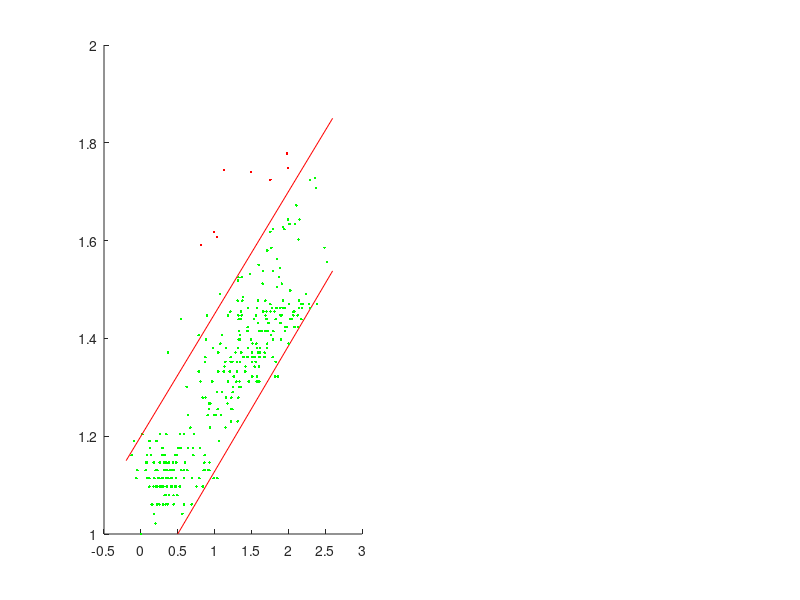

Write the MATLAB code that produced this figure. (Note: this script raises an error after producing the figure.)
%% fig:Harr75
%% bib:Harr75
%% out:Harr75

%% incubation times of european birds

%% no path required

ab = [ ...
   1.4628501   1.3117532;
   1.2246384   1.2552726;
   1.3212399   1.2787541;
   1.0847500   1.2430378;
   1.1565554   1.2787541;
   1.2432870   1.2900342;
   1.0197468   1.2430378;
   1.0415964   1.2552726;
   0.8661326   1.3521832;
   0.9383624   1.2174831;
   0.8643138   1.1613664;
   0.8516793   1.1303336;
   0.5439902   1.1303336;
   0.2968180   1.0969106;
   0.4629818   1.0969106;
   0.4463217   1.0606968;
   0.6315827   1.1303336;
   0.5133256   1.1760916;
   0.4676863   1.1613664;
   0.3573349   1.1139426;
   0.0928115   1.1139426;
   0.2022293   1.1303336;
   0.2202231   1.0606968;
   0.1714677   1.0969106;
   0.1807313   1.0413915;
   0.1476295   1.0606968;
   0.3184494   1.1303336;
   0.3530547   1.1139426;
   0.5839185   1.0606968;
   0.3733886   1.1139426;
   0.1136547   1.0969106;
   0.2356585   1.1139426;
   0.3377406   1.0791810;
   0.3377406   1.0606968;
   0.3813428   1.0791810;
   0.4784778   1.0969106;
   0.3823007   1.1461271;
   0.3015105   1.0606968;
   0.3524848   1.1139426;
   0.4118255   1.0969106;
   0.4774835   1.1461271;
   0.4057993   1.1139426;
   0.4419445   1.0791810;
   0.4228352   1.0969106;
   0.4239507   1.0969106;
   0.5871923   1.1139426;
   0.1206873   1.1760916;
   0.0848452   1.1613664;
   0.3678474   1.3710680;
   0.3450763   1.2041199;
   0.1345828   1.1613664;
   0.0820564   1.1461271;
   0.1153522   1.1903328;
   0.0704890   1.1461271;
   0.2227088   1.1303336;
   0.0211030   1.2041199;
   0.1276593   1.1903328;
  -0.0482895   1.1303336;
  -0.0618697   1.1139426;
   0.2567685   1.0969106;
   0.9097591   1.1303336;
   0.7928721   1.1139426;
   0.6943670   1.1139426;
   0.8396511   1.0969106;
   0.8667510   1.1303336;
   0.8602640   1.1461271;
   0.4233081   1.1303336;
   0.4744886   1.1139426;
   0.2915920   1.1613664;
   0.3928981   1.1303336;
   0.2619580   1.0969106;
   0.3279798   1.1461271;
   0.7123729   1.1613664;
   0.7528711   1.0969106;
   0.3250333   1.1303336;
   0.3121806   1.1613664;
   0.5870953   1.2041199;
   0.5055655   1.1760916;
   0.4343784   1.1461271;
   0.2260675   1.0969106;
   0.2846079   1.1139426;
  -0.1249935   1.1613664;
  -0.0886907   1.1903328;
   0.1142125   1.1139426;
   0.0635413   1.1303336;
   0.0863245   1.1139426;
   0.2745440   1.0969106;
   0.1814346   1.1139426;
   0.1576571   1.0606968;
   0.2529975   1.1139426;
   0.3600024   1.1303336;
   0.3627185   1.0606968;
   0.1990525   1.0211881;
   0.2745440   1.0969106;
   0.3517815   1.0969106;
   0.2081222   1.0969106;
   0.2356585   1.1139426;
   0.2072491   1.0969106;
   0.0041278   1.0000000;
   0.2015139   1.1303336;
   0.4921429   1.1613664;
   0.3224264   1.0791810;
   0.2508999   1.0606968;
   0.3362007   1.0791810;
   0.2564411   1.1461271;
   0.3007344   1.1139426;
   0.5809963   1.1303336;
   0.3524848   1.0969106;
   0.2122205   1.1903328;
   0.6699832   1.2174831;
   0.5448269   1.1760916;
   0.5327138   1.2041199;
   0.6388214   1.1760916;
   0.7100691   1.1760916;
   0.2961875   1.1139426;
   0.3061302   1.0969106;
   0.4022466   1.1139426;
   0.4512446   1.1303336;
   0.4356637   1.1461271;
   0.3443730   1.1139426;
   0.4212226   1.1139426;
   0.5256448   1.0969106;
   0.5615718   1.0413915;
   0.4831460   1.1461271;
   0.4940587   1.0791810;
   0.3399595   1.1139426;
   0.2610123   1.2041199;
   0.1750082   1.1461271;
   0.3499143   1.1461271;
   0.3306958   1.1613664;
   0.2934714   1.1760916;
   0.4121044   1.1139426;
   1.0381043   1.1139426;
   0.5969046   1.1461271;
   0.3158909   1.1461271;
   0.8027299   1.1760916;
   0.7206787   1.2041199;
   0.6885590   1.0606968;
   0.9448858   1.2671703;
   0.9046907   1.2430378;
   0.6380090   1.2430378;
   0.6214218   1.3010306;
   1.1746341   1.2671703;
   0.9271587   1.2552726;
   0.5413106   1.4393327;
   0.7828688   1.4065407;
   1.5591363   1.4471577;
   1.5726681   1.4623970;
   1.2130346   1.4548458;
   1.0754257   1.4913634;
   0.8942630   1.4471577;
   1.3259202   1.4393327;
   1.0772687   1.3891649;
   1.3280785   1.4149732;
   1.3608772   1.4393327;
   1.8884083   1.5440683;
   1.7881935   1.5378190;
   1.3171658   1.5185137;
   0.5307980   1.0969106;
   0.9859296   1.1139426;
   0.9285410   1.1461271;
   0.9295959   1.1303336;
   1.2224316   1.2304490;
   1.3118671   1.2304490;
   1.2411772   1.2552726;
   1.4103359   1.3324372;
   1.3273510   1.3010306;
   1.4563995   1.3802116;
   1.7555889   1.6180482;
   1.6763749   1.3617274;
   1.9252689   1.4771222;
   2.0211186   1.4983103;
   2.0263567   1.4983103;
   1.0633854   1.1903328;
   0.9676448   1.3117532;
   1.2599227   1.3222187;
   1.3035492   1.3324372;
   1.5434100   1.3424221;
   1.8219016   1.3222187;
   1.5098595   1.3521832;
   1.6940898   1.4393327;
   1.7134174   1.3891649;
   2.0675339   1.4548458;
   2.0664063   1.4471577;
   1.8931371   1.4313642;
   1.9289550   1.4623970;
   1.2941764   1.3117532;
   1.5752507   1.3802116;
   1.7857685   1.3617274;
   1.6174343   1.3617274;
   1.8266304   1.4393327;
   1.6826800   1.4149732;
   1.9499680   1.4623970;
   0.9922347   1.2430378;
   1.6184407   1.4149732;
   1.2261298   1.2787541;
   1.1810847   1.3117532;
   1.3809080   1.3617274;
   1.4145069   1.3324372;
   1.5725347   1.3117532;
   1.6004105   1.3617274;
   1.7236026   1.4149732;
   1.9096153   1.4471577;
   1.2395888   1.3521832;
   1.3357416   1.3117532;
   1.2054927   1.3324372;
   1.1454123   1.3521832;
   1.5131212   1.3891649;
   1.3744695   1.4771222;
   1.1200100   1.3324372;
   0.8391055   1.2787541;
   0.8759176   1.2787541;
   1.1273094   1.3324372;
   1.0486411   1.3710680;
   1.3027975   1.3521832;
   1.0494778   1.3324372;
   0.7854151   1.3324372;
   1.2852402   1.3710680;
   1.5450954   1.3617274;
   1.5362925   1.4393327;
   0.9809582   1.3802116;
   0.8820045   1.3979412;
   1.0994821   1.4065407;
   1.4472814   1.4232455;
   1.5137638   1.3617274;
   1.3451750   1.4065407;
   1.6789940   1.3710680;
   1.5918016   1.3710680;
   1.5574024   1.3521832;
   1.3612167   1.3010306;
   1.1040412   1.2900342;
   0.8091320   1.3117532;
   0.8747900   1.3617274;
   1.0307322   1.2900342;
   1.1481405   1.2174831;
   2.1436923   1.4623970;
   2.2934507   1.4623970;
   1.6039026   1.3117532;
   2.1275173   1.4232455;
   1.3249745   1.3979412;
   1.3463269   1.3521832;
   1.3215188   1.3802116;
   1.1536211   1.3802116;
   0.9253278   1.2671703;
   1.4934177   1.3979412;
   1.7132476   1.4393327;
   1.5655263   1.3891649;
   1.2467427   1.3010306;
   1.3440110   1.3979412;
   1.3928756   1.3617274;
   1.3226464   1.4471577;
   1.1793629   1.4471577;
   1.2156173   1.3521832;
   1.3126189   1.4771222;
   1.3666124   1.4471577;
   1.6584539   1.4548458;
   1.3839636   1.4842995;
   1.6566957   1.5378190;
   1.6911919   1.4471577;
   1.8127349   1.4548458;
   1.3661395   1.5250467;
   1.4534410   1.4623970;
   1.4791949   1.5314796;
   1.5965062   1.5502275;
   2.3711368   1.7075712;
   2.3597028   1.7283555;
   2.2918744   1.7242761;
   1.9447177   1.6232493;
   1.9293794   1.6283903;
   2.0130918   1.6334678;
   2.0881953   1.6334678;
   2.1513675   1.6434527;
   2.0226343   1.6334678;
   1.6525489   1.5118838;
   1.7893697   1.6232493;
   1.7545340   1.4698214;
   2.1091476   1.6720985;
   1.7687568   1.5854598;
   1.3237377   1.5250467;
   1.7138660   1.5797847;
   1.7817065   1.4623970;
   2.1359443   1.6020612;
   1.8416172   1.5622921;
   1.9511805   1.4149732;
   1.5863938   1.4771222;
   1.8461762   1.5051505;
   1.8742097   1.5250467;
   1.6176404   1.3802116;
   1.7530668   1.4698214;
   1.9369697   1.4623970;
   1.8390709   1.4623970;
   1.8267517   1.3521832;
   2.0257262   1.4393327;
   1.6016230   1.4149732;
   1.7930315   1.3979412;
   1.7966933   1.4149732;
   1.7059847   1.3802116;
   1.7304169   1.4313642;
   1.4466023   1.4149732;
   1.6010653   1.3424221;
   1.4173685   1.3424221;
   1.6010653   1.3424221;
   1.6169857   1.3710680;
   1.6381563   1.4149732;
   1.7019591   1.4548458;
   1.8911122   1.4471577;
   1.8924460   1.4623970;
   1.9008609   1.3979412;
   2.0040949   1.3891649;
   2.1818261   1.4623970;
   2.0452842   1.4393327;
   1.9812752   1.4232455;
   2.0842061   1.4232455;
   2.1276992   1.4471577;
   2.1768062   1.4393327;
   2.3891912   1.4698214;
   2.4906913   1.5854598;
   2.5205072   1.5563032;
   2.1418008   1.4771222;
   1.9109612   1.5118838;
   2.0121702   1.4698214;
   1.5732137   1.3222187;
   1.8604840   1.3222187;
   1.0884239   1.2430378;
   1.6929501   1.4149732;
   1.5091563   1.3222187;
   1.2160659   1.3617274;
   1.4469661   1.3617274;
   1.4452201   1.3617274;
   1.7626093   1.4065407;
   1.7673988   1.4065407;
   1.6863176   1.4771222;
   1.3587674   1.4548458;
   1.7564134   1.4548458;
   2.2422217   1.4913634;
   2.2825622   1.4698214;
   1.9938127   1.6434527;
   1.1330931   1.3424221;
   1.2989901   1.3117532;
   1.3606832   1.3710680;
   1.5088046   1.3710680;
   1.5871092   1.4313642;
   1.9613778   1.4232455;
   2.0836968   1.4548458;
   2.1708649   1.4698214;
   2.1931267   1.4698214];

ab_p = [ ...
   1.9820391   1.7781528;
   1.7480470   1.7242761;
   1.9948191   1.7481883;
   0.9898460   1.6180482;
   0.8188322   1.5910648;
   1.1229928   1.7442925;
   1.0329511   1.6074558;
   1.4978556   1.7403633;
   1.7572136   1.7242761];

Ab =[ ...
   1.4628501   1.5457002;
   1.2246384   1.4064318;
   1.3212399   1.4052719;
   1.0847500   1.3403721;
   1.1565554   1.3297886;
   1.2432870   1.3654249;
   1.0197468   1.3428634;
   1.0415964   1.3127648;
   0.8661326   1.3682908;
   0.9383624   1.3042529;
   0.8643138   1.1458531;
   0.8516793   1.1323000;
   0.5439902   1.1347010;
   0.2968180   1.1117739;
   0.4629818   1.0881383;
   0.4463217   1.0524389;
   0.6315827   1.1745300;
   0.5133256   1.2433202;
   0.4676863   1.1972495;
   0.3573349   1.0999855;
   0.0928115   1.0937527;
   0.2022293   1.0835439;
   0.2202231   1.0647960;
   0.1714677   1.1185753;
   0.1807313   1.0024281;
   0.1476295   1.0091979;
   0.3184494   1.1231337;
   0.3530547   1.1277281;
   0.5839185   1.1084342;
   0.3733886   1.1319976;
   0.1136547   1.0758669;
   0.2356585   1.0939603;
   0.3377406   1.0723105;
   0.3377406   1.0674724;
   0.3813428   1.0766161;
   0.4784778   1.1328686;
   0.3823007   1.1080912;
   0.3015105   1.0065802;
   0.3524848   1.0701036;
   0.4118255   1.0701983;
   0.4774835   1.1425810;
   0.4057993   1.0824111;
   0.4419445   1.0546819;
   0.4228352   1.1079467;
   0.4239507   1.0725091;
   0.5871923   1.1425088;
   0.1206873   1.1034110;
   0.0848452   1.1053607;
   0.3678474   1.3216333;
   0.3450763   1.1811689;
   0.1345828   1.1453341;
   0.0820564   1.1228403;
   0.1153522   1.1520543;
   0.0704890   1.1212020;
   0.2227088   1.1420034;
   0.0211030   1.1764932;
   0.1276593   1.1547261;
  -0.0482895   1.1295108;
  -0.0618697   1.0907108;
   0.2567685   1.0642680;
   0.9097591   1.1691773;
   0.7928721   1.1150144;
   0.6943670   1.1355991;
   0.8396511   1.1380633;
   0.8667510   1.1697595;
   0.8602640   1.1661535;
   0.4233081   1.0924349;
   0.4744886   1.0838147;
   0.2915920   1.1306436;
   0.3928981   1.0479889;
   0.2619580   1.0462919;
   0.3279798   1.1021744;
   0.7123729   1.1541213;
   0.7528711   1.0750004;
   0.3250333   1.0874523;
   0.3121806   1.1033523;
   0.5870953   1.2009683;
   0.5055655   1.1081905;
   0.4343784   1.1179390;
   0.2260675   1.0349547;
   0.2846079   1.0659875;
  -0.1249935   1.1009738;
  -0.0886907   1.1166572;
   0.1142125   1.0436291;
   0.0635413   1.0573402;
   0.0863245   1.0483228;
   0.2745440   0.9675275;
   0.1814346   1.0328471;
   0.1576571   0.9994945;
   0.2529975   1.0608289;
   0.3600024   1.1223935;
   0.3627185   1.0374686;
   0.1990525   0.9755565;
   0.2745440   1.0526239;
   0.3517815   1.0618715;
   0.2081222   1.0276975;
   0.2356585   1.0611764;
   0.2072491   1.0364486;
   0.0041278   0.9547687;
   0.2015139   1.0663982;
   0.4921429   1.1473696;
   0.3224264   0.9818795;
   0.2508999   0.9772490;
   0.3362007   1.0123887;
   0.2564411   1.1084297;
   0.3007344   1.0974220;
   0.5809963   1.1926370;
   0.3524848   1.0530707;
   0.2122205   1.0840042;
   0.6699832   1.2479056;
   0.5448269   1.1429872;
   0.5327138   1.1754146;
   0.6388214   1.2252900;
   0.7100691   1.2046015;
   0.2961875   1.0905619;
   0.3061302   1.0609056;
   0.4022466   1.0763588;
   0.4512446   1.0892982;
   0.4356637   1.1037359;
   0.3443730   1.0544112;
   0.4212226   1.0262578;
   0.5256448   1.1342948;
   0.5615718   1.0309245;
   0.4831460   1.1188055;
   0.4940587   1.1095444;
   0.3399595   1.1199203;
   0.2610123   1.2019703;
   0.1750082   1.1326294;
   0.3499143   1.1275386;
   0.3306958   1.1420620;
   0.2934714   1.1536971;
   0.4121044   1.1529073;
   1.0381043   1.2621222;
   0.5969046   1.2151623;
   0.3158909   1.1471529;
   0.8027299   1.2460011;
   0.7206787   1.2469127;
   0.6885590   1.1232736;
   0.9448858   1.3573101;
   0.9046907   1.3120247;
   0.6380090   1.3088880;
   0.6214218   1.2854600;
   1.1746341   1.2366136;
   0.9271587   1.2379991;
   0.5413106   1.4526966;
   0.7828688   1.4596199;
   1.5591363   1.5798200;
   1.5726681   1.5276744;
   1.2130346   1.4780157;
   1.0754257   1.5291503;
   0.8942630   1.4090946;
   1.3259202   1.4851917;
   1.0772687   1.3359221;
   1.3280785   1.4926069;
   1.3608772   1.4441577;
   1.8884083   1.7449084;
   1.7881935   1.7209117;
   1.3171658   1.5675080;
   0.5307980   1.2797327;
   0.9859296   1.1931470;
   0.9285410   1.2707876;
   0.9295959   1.1995557;
   1.2224316   1.3025921;
   1.3118671   1.3523953;
   1.2411772   1.3461625;
   1.4103359   1.3927974;
   1.3273510   1.3179370;
   1.4563995   1.2938997;
   1.7555889   1.5857819;
   1.6763749   1.3613314;
   1.9252689   1.4565509;
   2.0211186   1.5040433;
   2.0263567   1.4636005;
   1.0633854   1.1022150;
   0.9676448   1.1881644;
   1.2599227   1.2723401;
   1.3035492   1.2666309;
   1.5434100   1.2809829;
   1.8219016   1.2690094;
   1.5098595   1.2675380;
   1.6940898   1.3892636;
   1.7134174   1.3516100;
   2.0675339   1.4854038;
   2.0664063   1.4432144;
   1.8931371   1.4263982;
   1.9289550   1.4885766;
   1.2941764   1.2248387;
   1.5752507   1.2938410;
   1.7857685   1.3894757;
   1.6174343   1.2731660;
   1.8266304   1.4132106;
   1.6826800   1.3771727;
   1.9499680   1.5350400;
   0.9922347   1.2021373;
   1.6184407   1.4224131;
   1.2261298   1.1877537;
   1.1810847   1.1552451;
   1.3809080   1.2984625;
   1.4145069   1.3411664;
   1.5725347   1.2685716;
   1.6004105   1.3083870;
   1.7236026   1.4036607;
   1.9096153   1.4302254;
   1.2395888   1.2714375;
   1.3357416   1.2397412;
   1.2054927   1.2029135;
   1.1454123   1.2267748;
   1.5131212   1.2819713;
   1.3744695   1.3606138;
   1.1200100   1.1846170;
   0.8391055   1.1375082;
   0.8759176   1.2150585;
   1.1273094   1.2536690;
   1.0486411   1.2497515;
   1.3027975   1.2686167;
   1.0494778   1.2048542;
   0.7854151   1.1681709;
   1.2852402   1.2735451;
   1.5450954   1.2559120;
   1.5362925   1.3281007;
   0.9809582   1.2586786;
   0.8820045   1.2871073;
   1.0994821   1.2932588;
   1.4472814   1.3692566;
   1.5137638   1.3398982;
   1.3451750   1.3653617;
   1.6789940   1.3788562;
   1.5918016   1.4740260;
   1.5574024   1.4634471;
   1.3612167   1.3234611;
   1.1040412   1.2724755;
   0.8091320   1.2277542;
   0.8747900   1.2891834;
   1.0307322   1.2447058;
   1.1481405   1.2190211;
   2.1436923   1.5387498;
   2.2934507   1.6266851;
   1.6039026   1.4004473;
   2.1275173   1.5839541;
   1.3249745   1.5459213;
   1.3463269   1.4535767;
   1.3215188   1.5066249;
   1.1536211   1.5238518;
   0.9253278   1.2775258;
   1.4934177   1.5977464;
   1.7132476   1.6398501;
   1.5655263   1.5278730;
   1.2467427   1.4076007;
   1.3440110   1.4895063;
   1.3928756   1.4775283;
   1.3226464   1.4307715;
   1.1793629   1.4374104;
   1.2156173   1.3394604;
   1.3126189   1.4562982;
   1.3666124   1.4148264;
   1.6584539   1.5832049;
   1.3839636   1.5461199;
   1.6566957   1.6176902;
   1.6911919   1.5707620;
   1.8127349   1.5954988;
   1.3661395   1.5804699;
   1.4534410   1.4865186;
   1.4791949   1.6018579;
   1.5965062   1.6194053;
   2.3711368   1.9064449;
   2.3597028   1.9394679;
   2.2918744   1.8891142;
   1.9447177   1.7421779;
   1.9293794   1.6976867;
   2.0130918   1.7202031;
   2.0881953   1.7639450;
   2.1513675   1.8298649;
   2.0226343   1.7247343;
   1.6525489   1.5725357;
   1.7893697   1.6556643;
   1.7545340   1.5330361;
   2.1091476   1.7072367;
   1.7687568   1.6746739;
   1.3237377   1.5368678;
   1.7138660   1.6449635;
   1.7817065   1.5322508;
   2.1359443   1.8084091;
   1.8416172   1.6734779;
   1.9511805   1.3788065;
   1.5863938   1.5499065;
   1.8461762   1.5667543;
   1.8742097   1.6025439;
   1.6176404   1.4598275;
   1.7530668   1.5335597;
   1.9369697   1.5544197;
   1.8390709   1.5265461;
   1.8267517   1.4878861;
   2.0257262   1.5370348;
   1.6016230   1.4619216;
   1.7930315   1.4473846;
   1.7966933   1.4942407;
   1.7059847   1.4194930;
   1.7304169   1.5410606;
   1.4466023   1.4969711;
   1.6010653   1.4458998;
   1.4173685   1.3749748;
   1.6010653   1.2888449;
   1.6169857   1.4487837;
   1.6381563   1.4914605;
   1.7019591   1.5705634;
   1.8911122   1.5062097;
   1.8924460   1.5074508;
   1.9008609   1.4774109;
   2.0040949   1.4707404;
   2.1818261   1.6219913;
   2.0452842   1.5300755;
   1.9812752   1.5129434;
   2.0842061   1.5270697;
   2.1276992   1.5636492;
   2.1768062   1.5530838;
   2.3891912   1.6003099;
   2.4906913   1.7422952;
   2.5205072   1.7026151;
   2.1418008   1.5604629;
   1.9109612   1.7048131;
   2.0121702   1.6417276;
   1.5732137   1.3873004;
   1.8604840   1.4547727;
   1.0884239   1.2553028;
   1.6929501   1.5311135;
   1.5091563   1.3909380;
   1.2160659   1.4415761;
   1.4469661   1.3836447;
   1.4452201   1.6312298;
   1.7626093   1.5648858;
   1.7673988   1.5440077;
   1.6863176   1.6792729;
   1.3587674   1.6197031;
   1.7564134   1.6679808;
   2.2422217   1.5324810;
   2.2825622   1.7230915;
   1.9938127   1.8072492;
   1.1330931   1.3862939;
   1.2989901   1.3911546;
   1.3606832   1.4491493;
   1.5088046   1.5034431;
   1.5871092   1.5703152;
   1.9613778   1.5018138;
   2.0836968   1.5648948;
   2.1708649   1.6493819;
   2.1931267   1.6073776];

Ab_p = [ ...
   1.9820391   1.7595221;
   1.7480470   1.6703864;
   1.9948191   1.7063476;
   0.9898460   1.4862207;
   0.8188322   1.4278470;
   1.1229928   1.5968212;
   1.0329511   1.4425149;
   1.4978556   1.4489371;
   1.7572136   1.3236868];


subplot(1,2,1); hold on;
plot(ab_p(:,1), ab_p(:,2), '.r', [.5; 2.6],  [1;  1.538], '-r', ...
     ab(:,1), ab(:,2), '.g', [-.2; 2.6], [1.15; 1.15 + .7], '-r')
legend('tube noses', 'slope .25', 2);
xlabel('log10 egg weight, g')
ylabel('log10 incubation time, d')
%% set yrange [.9:2]
title('uncorrected times for European birds')

subplot(1,2,2)
plot(Ab_p(:,1), Ab_p(:,2), '.r', [.5; 2.6],  [1;  1.538], '-r', ...
     Ab(:,1), Ab(:,2), '.g', [-.2; 2.6], [1.15; 1.15 + .7], '-r')
legend('tube noses', 'slope .25', 2);
xlabel('log10 egg weight, g')
ylabel('log10 incubation time, d')
%% set yrange [.9:2]
title('corrected for differences in relative size at birth')
